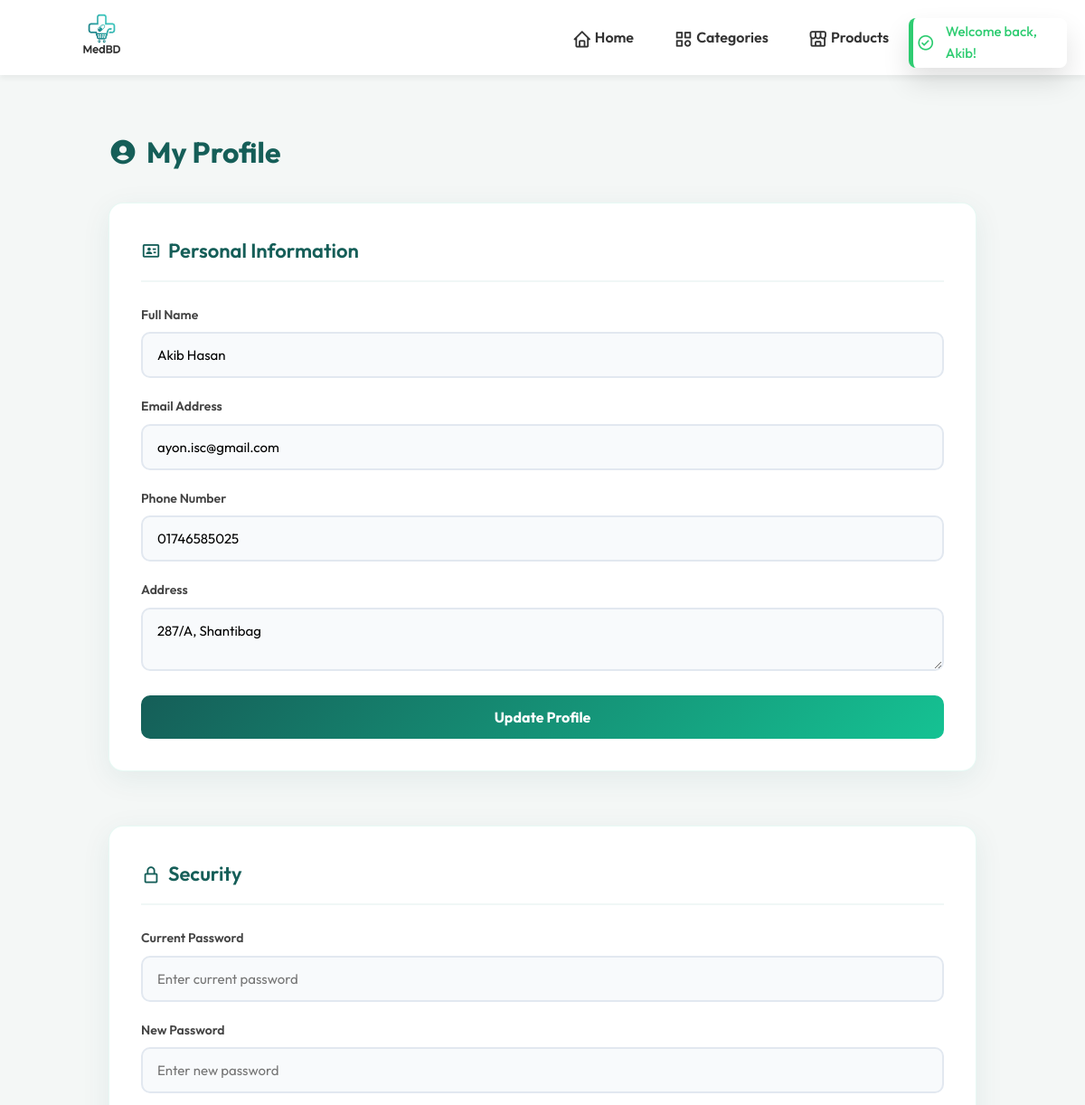
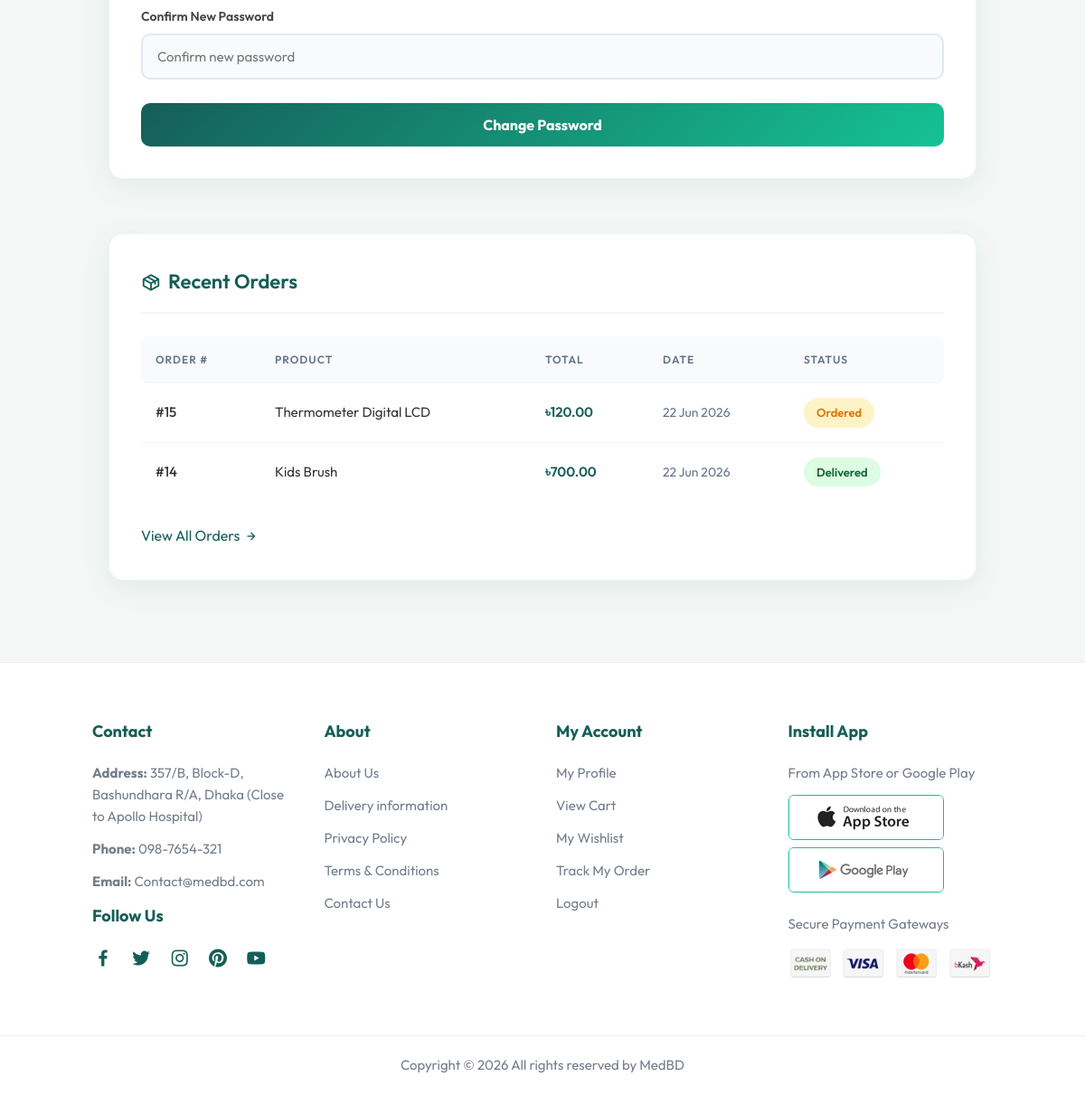
Page /customer/profile.php (signed in) on the committed database (2 pictures, top to bottom).
### tables this page shows
CREATE TABLE `tbl_customer` (
  `id` int(10) UNSIGNED NOT NULL,
  `full_name` varchar(150) NOT NULL,
  `email` varchar(150) NOT NULL,
  `phone` varchar(20) NOT NULL,
  `password` varchar(255) NOT NULL,
  `address` varchar(255) DEFAULT '',
  `created_at` datetime DEFAULT current_timestamp(),
  `is_verified` tinyint(1) NOT NULL DEFAULT 0,
  `otp_code` varchar(10) DEFAULT NULL,
  `otp_expires_at` datetime DEFAULT NULL
);

CREATE TABLE `tbl_order` (
  `id` int(10) UNSIGNED NOT NULL,
  `customer_id` int(10) UNSIGNED DEFAULT NULL,
  `product_id` int(10) UNSIGNED NOT NULL,
  `product` varchar(150) NOT NULL,
  `price` decimal(10,2) NOT NULL,
  `qty` int(11) NOT NULL,
  `total` decimal(10,2) NOT NULL,
  `order_date` datetime NOT NULL,
  `status` varchar(50) NOT NULL,
  `payment_method` varchar(50) DEFAULT 'Cash on Delivery',
  `payment_status` varchar(50) DEFAULT 'Pending',
  `prescription_image` varchar(255) DEFAULT '',
  `customer_name` varchar(150) NOT NULL,
  `customer_contact` varchar(20) NOT NULL,
  `customer_email` varchar(150) NOT NULL,
  `customer_address` varchar(255) NOT NULL
);

### customer/profile.php (the view, shortened to what this page needs)
<?php include('../partials-front/menu.php'); ?>
<?php
$customer_id = (int) $_SESSION['customer_id'];
$sql = "SELECT * FROM tbl_customer WHERE id=$customer_id";
$res = mysqli_query($conn, $sql);
$customer = mysqli_fetch_assoc($res);
?>
<section class="profile-section">
    <h2><i class='bx bxs-user-circle'></i> My Profile</h2>
    <div class="profile-grid">
        <div class="profile-card full-width">
            <h3><i class='bx bx-id-card'></i> Personal Information</h3>
            <form action="" method="POST">
                <div class="form-group">
                    <label>Full Name</label>
                    <input type="text" name="full_name" value="<?php echo htmlspecialchars($customer['full_name']); ?>"
                        required>
                </div>
                <div class="form-group">
                    <label>Email Address</label>
                    <input type="email" name="email" value="<?php echo htmlspecialchars($customer['email']); ?>"
                        required>
                </div>
                <div class="form-group">
                    <label>Phone Number</label>
                    <input type="tel" name="phone" value="<?php echo htmlspecialchars($customer['phone']); ?>" required>
                </div>
                <div class="form-group">
                    <label>Address</label>
                    <textarea name="address" rows="2"><?php echo htmlspecialchars($customer['address']); ?></textarea>
                </div>
                <input type="submit" name="submit" value="Update Profile" class="btn-auth">
            </form>
        </div>
        <div class="profile-card full-width">
            <h3><i class='bx bx-lock-alt'></i> Security</h3>
            <form action="" method="POST">
                <div class="form-group">
                    <label>Current Password</label>
                    <input type="password" name="current_password" placeholder="Enter current password" required>
                </div>
                <div class="form-group">
                    <label>New Password</label>
                    <input type="password" name="new_password" placeholder="Enter new password" required>
                </div>
                <div class="form-group">
                    <label>Confirm New Password</label>
                    <input type="password" name="confirm_password" placeholder="Confirm new password" required>
                </div>
                <input type="submit" name="submit" value="Change Password" class="btn-auth" style="margin-top: 26px;">
            </form>
        </div>
        <div class="profile-card full-width">
            <h3><i class='bx bx-package'></i> Recent Orders</h3>
            <?php
            $order_sql = "SELECT * FROM tbl_order WHERE customer_id=$customer_id ORDER BY order_date DESC LIMIT 10";
            $order_res = mysqli_query($conn, $order_sql);
            $order_count = mysqli_num_rows($order_res);
            if ($order_count > 0) {
                ?>
                <table class="order-history-table">
                    <tr>
                        <th>Order #</th>
                        <th>Product</th>
                        <th>Total</th>
                        <th>Date</th>
                        <th>Status</th>
                    </tr>
                    <?php while ($order = mysqli_fetch_assoc($order_res)): ?>
                        <tr>
                            <td style="font-weight: 500;">#<?php echo $order['id']; ?></td>
                            <td><?php echo htmlspecialchars($order['product']); ?></td>
                            <td style="font-weight: 600; color: #155e58;">৳<?php echo $order['total']; ?></td>
                            <td style="color: #64748b; font-size: 14px;">
                                <?php echo date('d M Y', strtotime($order['order_date'])); ?>
                            </td>
                            <td>
                                <?php
                                $status = $order['status'];
                                $status_class = 'status-ordered';
                                if ($status == 'On Delivery')
                                    $status_class = 'status-on-delivery';
                                elseif ($status == 'Delivered')
                                    $status_class = 'status-delivered';
                                elseif ($status == 'Cancelled')
                                    $status_class = 'status-cancelled';
                                ?>
                                <span class="status-badge <?php echo $status_class; ?>"><?php echo $status; ?></span>
                            </td>
                        </tr>
                    <?php endwhile; ?>
                </table>
                <br>
                <div class="auth-link">
                    <a href="<?php echo SITEURL; ?>customer/my-orders.php"
                        style="display: inline-flex; align-items: center; gap: 4px;">View All Orders <i
                            class='bx bx-right-arrow-alt'></i></a>
                </div>
                <?php
            } else {
                echo "<p style='color:#888; text-align:center; padding:30px; background:#f8fafc; border-radius:8px;'>You haven't placed any orders yet.</p>";
            }
            ?>
        </div>
    </div>
</section>
<?php include('../partials-front/footer.php'); ?>

### css/style.css (style rules this page uses)
:root { --primary-color: #155e58; --primary-hover: #114c47; --secondary-color: #15c293; --secondary-hover: #12ab82; --text-color: #333333; --text-muted: #747d8c; --bg-color: #f4f7f6; --white: #ffffff; --danger: #e74c3c; --success: #2ecc71; --warning: #f1c40f; --shadow-sm: 0 4px 6px rgba(0,0,0,0.05); --shadow-md: 0 8px 15px rgba(0,0,0,0.08); --shadow-lg: 0 15px 30px rgba(0,0,0,0.12); --border-radius: 12px; }
* { margin: 0; padding: 0; box-sizing: border-box; font-family: 'Outfit', Arial, Helvetica, sans-serif; }
body { background-color: var(--bg-color); color: var(--text-color); line-height: 1.6; }
a { color: var(--primary-color); text-decoration: none; transition: color 0.3s ease; }
h2 { color: var(--primary-color); font-size: 2.2rem; font-weight: 700; margin-bottom: 2%; }
h3 { font-size: 1.5rem; font-weight: 600; }

### css/customer.css (style rules this page uses)
.profile-section { padding: 60px 20px; max-width: 1000px; margin: 0 auto; }
.profile-section h2 { color: #155e58; font-size: 32px; margin-bottom: 30px; display: flex; align-items: center; gap: 10px; }
.profile-grid { display: grid; grid-template-columns: 1fr 1fr; gap: 30px; }
.profile-card { background: #fff; border-radius: 16px; box-shadow: 0 8px 32px rgba(21, 94, 88, 0.08); padding: 35px; margin-bottom: 30px; border: 1px solid rgba(21, 194, 147, 0.1); }
.profile-card.full-width { grid-column: 1 / -1; }
.profile-card h3 { color: #155e58; font-size: 22px; margin-bottom: 25px; padding-bottom: 15px; border-bottom: 2px solid #f0f7f6; display: flex; align-items: center; gap: 8px; }
.profile-card .form-group { margin-bottom: 20px; }
.profile-card .form-group label { display: block; color: #444; font-weight: 600; margin-bottom: 8px; font-size: 14px; }
.profile-card .form-group input, .profile-card .form-group textarea { width: 100%; padding: 14px 16px; border: 2px solid #e2e8f0; border-radius: 10px; font-size: 15px; transition: all 0.3s ease; outline: none; box-sizing: border-box; background: #f8fafc; }
.profile-card .btn-auth { display: block; width: 100%; padding: 14px; background: linear-gradient(135deg, #155e58, #15c293); color: #fff; border: none; border-radius: 10px; font-size: 16px; font-weight: 700; cursor: pointer; transition: all 0.3s ease; margin-top: 10px; }
.order-history-table { width: 100%; border-collapse: separate; border-spacing: 0; margin-top: 10px; }
.order-history-table th, .order-history-table td { padding: 16px; text-align: left; border-bottom: 1px solid #f1f5f9; font-size: 15px; }
.order-history-table th { background: #f8fafc; color: #64748b; font-weight: 600; text-transform: uppercase; font-size: 12px; letter-spacing: 1px; }
.order-history-table th:first-child { border-top-left-radius: 8px; border-bottom-left-radius: 8px; }
.order-history-table th:last-child { border-top-right-radius: 8px; border-bottom-right-radius: 8px; }
.order-history-table tr:last-child td { border-bottom: none; }
.status-badge { display: inline-block; padding: 6px 14px; border-radius: 20px; font-size: 13px; font-weight: 600; }
.status-ordered { background: #fef3c7; color: #d97706; }
.status-delivered { background: #dcfce3; color: #166534; }

### rows in the picture
tbl_customer: full_name "Akib Hasan", email "ayon.isc@gmail.com", phone "01746585025", address "287/A, Shantibag"
tbl_order: id "15", product "Thermometer Digital LCD", total "120.00", order_date "22 Jun 2026", status "Ordered"
tbl_order: id "14", product "Kids Brush", total "700.00", order_date "22 Jun 2026", status "Delivered"

### other values in the picture
$msg_clean "Welcome back, Akib!"
